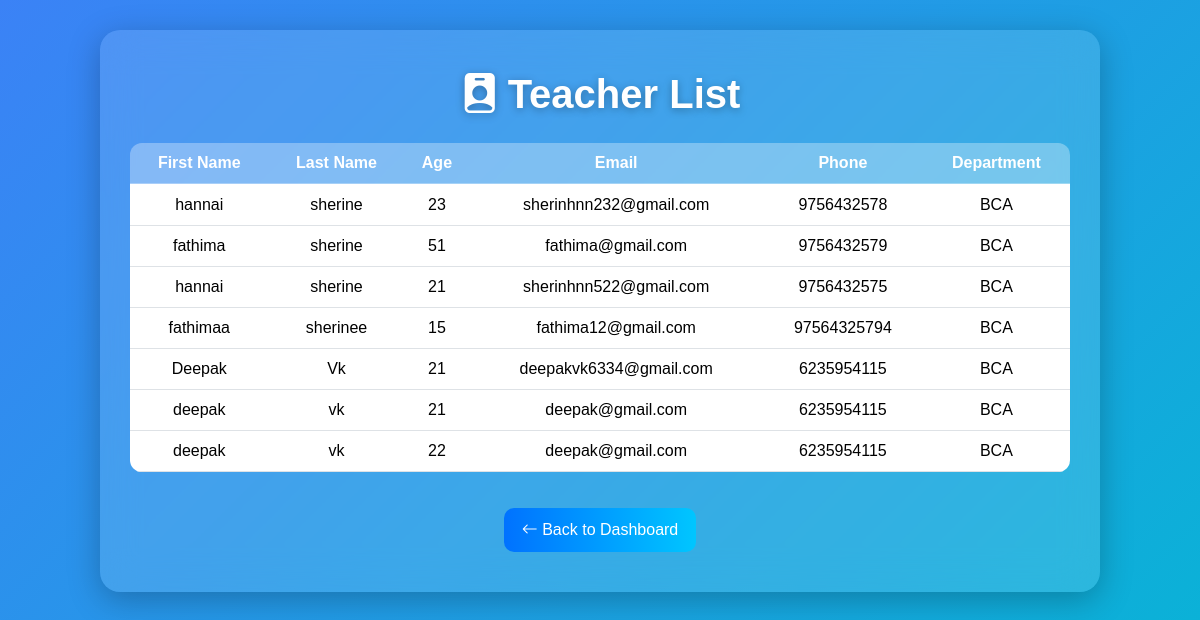
The page /teacherview/ on the database as committed earlier.
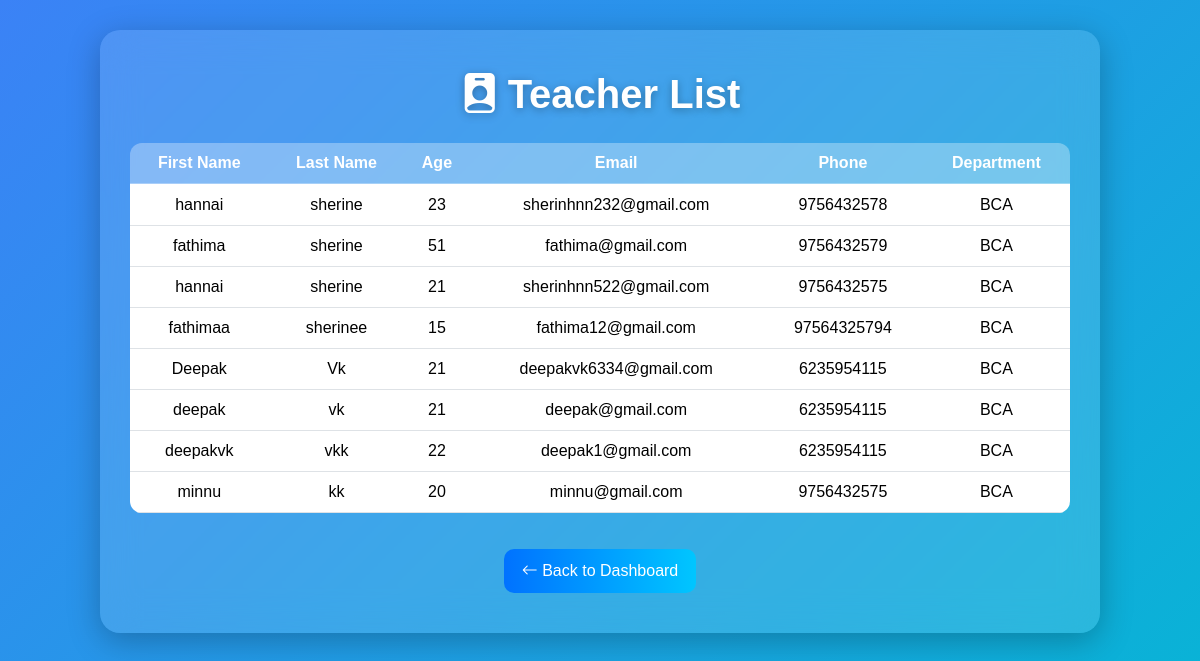
The same page on the database as committed later.
### myapp/models.py (models this page shows)
class Teacher1(models.Model):
    department_id=models.ForeignKey(Department,on_delete=models.CASCADE)
    teach_id=models.ForeignKey(User,on_delete=models.CASCADE)
    age=models.IntegerField()
    phone=models.BigIntegerField()
    class Meta:
        db_table='Teacher1'

class User(AbstractUser):
    usertype=models.CharField(max_length=50)

class Department(models.Model):
    department_name=models.CharField(max_length=50)

### myapp/views.py (the view)
# urls.py: path('teacherview/', views.teach_view),
def teach_view(request):
    data=Teacher1.objects.all()
    return render(request,'teacherv.html',{'data':data})

### myapp/templates/teacherv.html (shortened to what this page needs)
<!DOCTYPE html>
<html lang="en">
<head>
  <link href="https://cdn.jsdelivr.net/npm/bootstrap@5.3.8/dist/css/bootstrap.min.css" rel="stylesheet">
  <link href="https://cdn.jsdelivr.net/npm/bootstrap-icons@1.10.5/font/bootstrap-icons.css" rel="stylesheet">
</head>
<body>
  <div class="container">
    <h1><i class="bi bi-person-badge-fill me-2"></i>Teacher List</h1>
    <div class="table-responsive">
      <table class="table table-hover align-middle">
        <thead>
          <tr>
            <th>First Name</th>
            <th>Last Name</th>
            <th>Age</th>
            <th>Email</th>
            <th>Phone</th>
            <th>Department</th>
          </tr>
        </thead>
        <tbody>
          {% for i in data %}
          <tr>
            <td>{{i.teach_id.first_name}}</td>
            <td>{{i.teach_id.last_name}}</td>
            <td>{{i.age}}</td>
            <td>{{i.teach_id.email}}</td>
            <td>{{i.phone}}</td>
            <td>{{i.department_id.department_name}}</td>
          </tr>
          {% endfor %}
        </tbody>
      </table>
    </div>
    <div class="text-center">
      <a href="/adminhome/" class="btn-back">
        <i class="bi bi-arrow-left"></i> Back to Dashboard
      </a>
    </div>
  </div>
</body>
</html>

Rows that differ between the two databases and show on the page:
changed through a linked row, Teacher1: teach_id.first_name "deepak" → "deepakvk"; teach_id.last_name "vk" → "vkk"; teach_id.email "deepak@gmail.com" → "deepak1@gmail.com"
added Teacher1: teach_id.first_name "minnu", teach_id.last_name "kk", age "20", teach_id.email "minnu@gmail.com", phone "9756432575", department_id.department_name "BCA"
